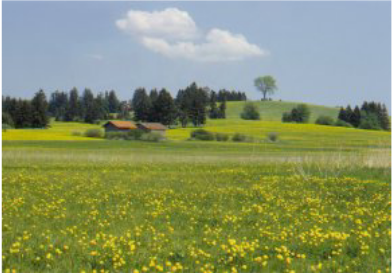
%> input picture Codes/image.png, 392 x 276 px
$ octave --eval "result = DepthMap('image.png');"   (GNU Octave 9; MATLAB toolbox functions it lacks are replaced by stand-ins)
%> lines starting %> are read from the running program, lines starting %| are printed output that depends on the picture
%> in DepthMap, im is the input picture: size 276x392x3 uint8; mean R, G, B 137, 147.6, 105.6
### Codes/Ms.m
function [Ims,Kms] = Ms(I,bandwidth)
%> called with bandwidth = 0.1

I = im2double(I);
X = reshape(I,size(I,1)*size(I,2),3);                                         % Color Features

[clustCent,point2cluster,clustMembsCell] = MeanShiftCluster(X',bandwidth);    % MeanShiftCluster
for i = 1:length(clustMembsCell)                                              % Replace Image Colors With Cluster Centers
    X(clustMembsCell{i},:) = repmat(clustCent(:,i)',size(clustMembsCell{i},2),1);
end

Ims = reshape(X,size(I,1),size(I,2),3);                                         % Segmented Image
Kms = length(clustMembsCell);

end

### Codes/MeanShiftCluster.m
function [clustCent,data2cluster,cluster2dataCell] = MeanShiftCluster(dataPts,bandWidth,plotFlag)
%> called with bandWidth = 0.1
% ---OUTPUT---
% clustCent         - is locations of cluster centers (numDim x numClust)
% data2cluster      - for every data point which cluster it belongs to (numPts)
% cluster2dataCell  - for every cluster which points are in it (numClust)
%

if nargin < 2
    error('no bandwidth specified')
end

if nargin < 3
    plotFlag = false;
end

%**** Initialize stuff ***
[numDim,numPts] = size(dataPts);
numClust        = 0;
bandSq          = bandWidth^2;
initPtInds      = 1:numPts;
maxPos          = max(dataPts,[],2);                          %biggest size in each dimension
%> maxPos = [1; 1; 1]
minPos          = min(dataPts,[],2);                          %smallest size in each dimension
%> minPos = [0.0118; 0.051; 0]
boundBox        = maxPos-minPos;                        %bounding box size
%> boundBox = [0.988; 0.949; 1]
sizeSpace       = norm(boundBox);                       %indicator of size of data space
%> sizeSpace = 1.7
stopThresh      = 1e-3*bandWidth;                       %when mean has converged
clustCent       = [];                                   %center of clust
beenVisitedFlag = zeros(1,numPts,'uint8');              %track if a points been seen already
numInitPts      = numPts;                               %number of points to posibaly use as initilization points
clusterVotes    = zeros(1,numPts,'uint16');             %used to resolve conflicts on cluster membership


while numInitPts

    tempInd         = ceil( (numInitPts-1e-6)*rand);        %pick a random seed point
    stInd           = initPtInds(tempInd);                  %use this point as start of mean
    myMean          = dataPts(:,stInd);                           % intilize mean to this points location
    myMembers       = [];                                   % points that will get added to this cluster
    thisClusterVotes    = zeros(1,numPts,'uint16');         %used to resolve conflicts on cluster membership

    while 1     %loop untill convergence

        sqDistToAll = sum((repmat(myMean,1,numPts) - dataPts).^2);    %dist squared from mean to all points still active
        inInds      = find(sqDistToAll < bandSq);               %points within bandWidth
        thisClusterVotes(inInds) = thisClusterVotes(inInds)+1;  %add a vote for all the in points belonging to this cluster


        myOldMean   = myMean;                                   %save the old mean
        myMean      = mean(dataPts(:,inInds),2);                %compute the new mean
        myMembers   = [myMembers inInds];                       %add any point within bandWidth to the cluster
        beenVisitedFlag(myMembers) = 1;                         %mark that these points have been visited

        %*** plot stuff ****
        if plotFlag
            figure(12345),clf,hold on
            if numDim == 2
                plot(dataPts(1,:),dataPts(2,:),'.')
                plot(dataPts(1,myMembers),dataPts(2,myMembers),'ys')
                plot(myMean(1),myMean(2),'go')
                plot(myOldMean(1),myOldMean(2),'rd')
                pause(.1)
            end
        end

        %**** if mean doesn't move much stop this cluster ***
        if norm(myMean-myOldMean) < stopThresh

            %check for merge posibilities
            mergeWith = 0;
            for cN = 1:numClust
                distToOther = norm(myMean-clustCent(:,cN));     %distance from posible new clust max to old clust max
                if distToOther < bandWidth/2                    %if its within bandwidth/2 merge new and old
                    mergeWith = cN;
                    break;
                end
            end


            if mergeWith > 0    % something to merge
                clustCent(:,mergeWith)       = 0.5*(myMean+clustCent(:,mergeWith));             %record the max as the mean of the two merged (I know biased twoards new ones)
                %clustMembsCell{mergeWith}    = unique([clustMembsCell{mergeWith} myMembers]);   %record which points inside
                clusterVotes(mergeWith,:)    = clusterVotes(mergeWith,:) + thisClusterVotes;    %add these votes to the merged cluster
            else    %its a new cluster
                numClust                    = numClust+1;                   %increment clusters
                clustCent(:,numClust)       = myMean;                       %record the mean
                %clustMembsCell{numClust}    = myMembers;                    %store my members
                clusterVotes(numClust,:)    = thisClusterVotes;
            end

            break;
        end

    end

    initPtInds      = find(beenVisitedFlag == 0);           %we can initialize with any of the points not yet visited
    numInitPts      = length(initPtInds);                   %number of active points in set

end
%> this loop made 59 passes
%> (stInd, numInitPts) on passes 2 to 9: (79107, 41020), (47573, 34931), (34641, 29018), (56944, 28434), (46748, 27101), (83787, 20376), (40064, 16311), (57679, 13181)
%> after the loop, clustCent = [0.626 0.473 0.2 0.483 1 0.538; 0.698 0.509 0.228 0.529 1 0.586; 0.784 0.169 0.197 0.535 1 0.604]; distToOther = 0.000161; mergeWith = 3; numClust = 6

[val,data2cluster] = max(clusterVotes,[],1);                %a point belongs to the cluster with the most votes

%*** If they want the cluster2data cell find it for them
if nargout > 2
    cluster2dataCell = cell(numClust,1);
%> cluster2dataCell = {[], [], [], [], [], []}
    for cN = 1:numClust
        myMembers = find(data2cluster == cN);
        cluster2dataCell{cN} = myMembers;
    end
%> this loop made 6 passes
%> after the loop, cluster2dataCell = 6 items
end

### Codes/VO.m
function [req_img,Yvp]= VO(type,temp_fin,image_name)
    [rows,columns]=size(temp_fin);
    Yvp=0;
    if type==0
        y=zeros(rows,1);
        for i=1:columns
           temp=find(temp_fin(:,i)==200|temp_fin(:,i)==255);
           if(isempty(temp))
            y(i)=rows-1;
           else
               y(i)=temp(1);
           end
        end
        Yvp=max(y);
        Xvp=round(columns/2);
        Yvp=round(Yvp);
        req_img=zeros(rows,columns);
        intensity=1;
        offset=(1-200/255)/(rows-Yvp);
        i=rows;
        while i>Yvp && i>1
            req_img(i,:)=intensity;
            intensity=intensity-offset;
            i=i-1;
        end
        req_img(1:Yvp,:) = 60/255;
    else
        req_img=geometric_depthMap(type,image_name);
    end
end

### Codes/geometric_depthMap.m
function [req_img]=geometric_depthMap(type,image_name)
Img =imread(image_name); %read the 2D image
% Img=Img1(:,20:end,:);
% Img=flip(Img1,2);
%Convert the image to Grayscale
I=rgb2gray(Img);

%Edge Detection
Ie=edge(I,'sobel');

%Hough Transform
[H,theta,rho] = hough(Ie);
% Finding the Hough peaks (number of peaks is set to 5)
P   = houghpeaks(H,20,'threshold',ceil(0.2*max(H(:))));
x = theta(P(:,2));
y = rho(P(:,1));

%Vanishing lines
lines = houghlines(I,theta,rho,P);
[rows, columns] = size(Ie);
%figure, imshow(~Ie);
% figure;
%hold on;
n=length(lines);
req=zeros((n*(n-1))/2,2);
k=1;
for i=1:n
    xy_1 = [lines(i).point1; lines(i).point2];
    for j=i+1:n
       xy_2 = [lines(j).point1; lines(j).point2];
       %intersection of two lines (the current line and the previous one)
       slopee = @(line) (line(2,2) - line(1,2))/(line(2,1) - line(1,1));
       m1 = slopee(xy_1);
       m2 = slopee(xy_2);
       intercept = @(line,m) line(1,2) - m*line(1,1);
       b1 = intercept(xy_1,m1);
       b2 = intercept(xy_2,m2);
       if m1~=m2
           xintersect = (b2-b1)/(m1-m2);
           yintersect = m1*xintersect + b1;
           req(k,1)=xintersect;
           req(k,2)=yintersect;
           k=k+1;
       end
     end
end
%finding maximum voted point
clusters=clusterdata(req,floor(size(req,1)/2));
c=find(clusters==mode(clusters));
Xvp=mean(req(c,1));
Yvp=mean(req(c,2));
%plot(Xvp,Yvp,'m.','markersize',10, 'Color', 'red');
% refined_lines=lines(c);
% xy_1 = zeros([2,2]);
len1=1;
len2=1;
len3=1;
len4=1;
s=struct;
for k = 1:length(lines)
   xy = [lines(k).point1; lines(k).point2];
   % Get the equation of the line
   x1 = xy(1,1);
   y1 = xy(1,2);
   x2 = xy(2,1);
   y2 = xy(2,2);

   slope = (y2-y1)/(x2-x1);
   xLeft = 1; % x is on the left edge.
   yLeft = slope * (xLeft - x1) + y1;
     P=(slope*(Xvp-x1)-Yvp+y1)/sqrt((slope^2+1));
   if(abs(P)>6||x1==x2)
    continue;
   end
%   plot([x1, x2], [y1, y2], 'LineWidth',1,'Color','blue');
   if 0<yLeft && yLeft<=rows
    s.yLeft(len1)=yLeft;
%     plot(xLeft,yLeft,'x','markersize',8,'Color','green');
    len1=len1+1;
   end
   xRight = columns; % x is on the right edge.
   yRight = slope * (xRight - x1) + y1;

   if 0<yRight && yRight<=rows
   s.yRight(len2)=yRight;
%     plot(xRight,yRight,'x','markersize',8,'Color','green');
    len2=len2+1;
   end


   slope = (x2-x1)/(y2-y1);
   yLeft = 1; % x is on the left edge.
   xLeft = slope * (yLeft - y1) + x1;
   if 0<xLeft && xLeft<=columns
    s.xLeft(len3)=xLeft;
%    plot(xLeft,yLeft,'x','markersize',8,'Color','green');
    len3=len3+1;
   end
   yRight = rows; % x is on the right edge.
   xRight = slope * (yRight - y1) + x1;

   if 0<xRight && xRight<=columns
    s.xRight(len4)=xRight;
%    plot(xRight,yRight,'o','markersize',8,'Color','green');
    len4=len4+1;
   end

end

if(~isfield(s, 'xLeft'))s.xLeft(1)=1;s.xLeft(2)=columns;end
if(~isfield(s, 'xRight'))s.xRight(1)=1;s.xRight(2)=columns;end
if(~isfield(s, 'yLeft'))s.yLeft(1)=1;s.yLeft(2)=rows;end
if(~isfield(s, 'yRight'))s.yRight(1)=1;s.yright(2)=rows;end
Xvp=round(Xvp);
Yvp=round(Yvp);
req_img=zeros(rows,columns);
if(Xvp<columns/2)
    intensity=1;
    offset=(1-60/255)/(columns-Xvp);
    i=columns;
    while i>Xvp && i>1
        req_img(:,i)=intensity;
        intensity=intensity-offset;
        i=i-1;
    end
    req_img(:,1:Xvp)=intensity;
%figure;imshow(req_img,[]);
end
if(Xvp>=columns/2)
    intensity=1;
    offset=(1-60/255)/(Xvp);
    i=1;
    while i<Xvp && i<=columns
        req_img(:,i)=intensity;
        intensity=intensity-offset;
        i=i+1;
    end
    req_img(:,Xvp:end)=intensity;
% figure;imshow(req_img,[]);
end

H=rows;W=columns;
if (Xvp>=W-1 && -((H-1)/(W-1)) * Xvp+H-1<Yvp<((H-1)/(W-1)) * Xvp )
    x1=1;
    y1=max(s.yLeft);
    [cx,cy,~]=improfile(~Ie,[x1 Xvp],[y1 Yvp]);
    cx=round(cx);
    cy=round(cy);
    intensity=1;
    offset=(1-60/255)/(size(cx,1)+rows-y1);
    i=rows;
    while i>y1
        req_img(i,:)=intensity;
        intensity=intensity-offset;
        i=i-1;
    end
    for i=1:size(cx,1)
        req_img(1:cy(i),cx(i))=intensity;
        req_img(cy(i),cx(i):end)=intensity;
        intensity=intensity-offset;
        if cx(i)>=columns
            break;
        end
    end
end
if (Xvp<=0 && (H-1/W-1) * Xvp<Yvp<-(H-1/W-1) * Xvp+H-1)
    x1=columns;
    y1=max(s.yRight);
    [cx,cy,~]=improfile(~Ie,[x1 Xvp],[y1 Yvp]);
    cx=round(cx);
    cy=round(cy);
    intensity=1;
    offset=(1-60/255)/(size(cx,1)+rows-y1);
    i=rows;
    while i>y1
        req_img(i,:)=intensity;
        intensity=intensity-offset;
        i=i-1;
    end
    for i=1:size(cx,1)
        req_img(1:cy(i),cx(i))=intensity;
        req_img(cy(i),1:cx(i))=intensity;
        intensity=intensity-offset;
        if cx(i)<=1
            break;
        end
    end
end

if 0<Xvp && Xvp<W-1 && 0<Yvp && Yvp<H-1 &&Xvp <=columns/2 && type==2
    intensity=0;
    offset=1/(rows-Yvp);
    x1=1;y1=max(s.yLeft);
    x2=max(s.xRight);y2=rows;
    slope1=(x1-Xvp)/(y1-Yvp);
    slope2=(x2-Xvp)/(y2-Yvp);
    for y=Yvp:rows
    xL1 = round(slope1 * (y - y1) + x1);
    if xL1<1
        xL1=1;end
    xL2 = round(slope2 * (y - y2) + x2);
    if xL2>=columns
        xL2=columns;end
    req_img(y,xL1:xL2)=intensity;
    intensity=intensity+offset;
    end


    x1=max(s.xRight);y1=rows;
    x2=max(s.xLeft);y2=1;
    slope1=(y1-Yvp)/(x1-Xvp);
    slope2=(y2-Yvp)/(x2-Xvp);
    intensity=0;
    offset=1/(columns-Xvp);
    for x=Xvp:columns
    yL1 = round(slope1 * (x - x1) + y1);
    if yL1>rows
        yL1=rows;end
    yL2 = round(slope2 * (x - x2) + y2);
    if yL2<1
        yL2=1;end
    req_img(yL2:yL1,x)=intensity;
    intensity=intensity+offset;
    end

    x1=1;y1=min(s.yLeft);
    x2=max(s.xLeft);y2=1;
    slope1=(x1-Xvp)/(y1-Yvp);
    slope2=(x2-Xvp)/(y2-Yvp);
    intensity=0;
    offset=1/(Yvp);
    y=Yvp;
    while y>=1
    xL1 = round(slope1 * (y - y1) + x1);
    if xL1<1
        xL1=1;end
    xL2 = round(slope2 * (y - y2) + x2);
    if yL2>columns
        yL2=columns;end
    req_img(y,xL1:xL2)=intensity;
    intensity=intensity+offset;
    y=y-1;
    end

    x1=1;y1=min(s.yLeft);
    x2=1;y2=max(s.yLeft);
    slope1=(y1-Yvp)/(x1-Xvp);
    slope2=(y2-Yvp)/(x2-Xvp);
    intensity=0;
    offset=1/(Xvp);
    x=Xvp;
    while x>=1
    yL1 = round(slope1 * (x - x1) + y1);
    if yL1<1
        yL1=1;end
    yL2 = round(slope2 * (x - x2) + y2);
    if yL2>rows
        yL2=rows;end
    req_img(yL1:yL2,x)=intensity;
    intensity=intensity+offset;
    x=x-1;
    end
end
if 0<Xvp && Xvp<W-1 && 0<Yvp && Yvp<H-1 && Xvp>columns/2 && type==2
    intensity=0;
    offset=1/(rows-Yvp);
    x1=min(s.xRight);y1=rows;
    x2=columns;y2=max(s.yRight);
    slope1=(x1-Xvp)/(y1-Yvp);
    slope2=(x2-Xvp)/(y2-Yvp);
    for y=Yvp:rows
    xL1 = round(slope1 * (y - y1) + x1);
    if xL1<1
        xL1=1;end
    xL2 = round(slope2 * (y - y2) + x2);
    if xL2>=columns
        xL2=columns;end
    req_img(y,xL1:xL2)=intensity;
    intensity=intensity+offset;
    end


    x1=columns;y1=max(s.yRight);
    x2=columns;y2=min(s.yRight);
    slope1=(y1-Yvp)/(x1-Xvp);
    slope2=(y2-Yvp)/(x2-Xvp);
    intensity=0;
    offset=1/(columns-Xvp);
    for x=Xvp:columns
    yL1 = round(slope1 * (x - x1) + y1);
    if yL1<1
        yL1=1;end
    yL2 = round(slope2 * (x - x2) + y2);
    if yL2>rows
        yL2=rows;end
    req_img(yL2:yL1,x)=intensity;
    intensity=intensity+offset;
    end

    x1=columns;y1=min(s.yRight);
    x2=min(s.xLeft);y2=1;
    slope1=(x1-Xvp)/(y1-Yvp);
    slope2=(x2-Xvp)/(y2-Yvp);
    intensity=0;
    offset=1/(columns-Xvp);
    y=Yvp;
    while y>=1
    xL1 = round(slope1 * (y - y1) + x1);
    if xL1>columns
        xL1=columns;end
    xL2 = round(slope2 * (y - y2) + x2);
    if xL2<1
        xL2=1;end
    req_img(y,xL2:xL1)=intensity;
    intensity=intensity+offset;
    y=y-1;
    end

    x1=min(s.xLeft);y1=1;
    x2=min(s.xRight);y2=rows;
    slope1=(y1-Yvp)/(x1-Xvp);
    slope2=(y2-Yvp)/(x2-Xvp);
    intensity=0;
    offset=1/(columns-Xvp);
    x=Xvp;
    while x>=1
    yL1 = round(slope1 * (x - x1) + y1);
    if yL1<1
        yL1=1;end
    yL2 = round(slope2 * (x - x2) + y2);
    if yL2>rows
        yL2=rows;end
    req_img(yL1:yL2,x)=intensity;
    intensity=intensity+offset;
    x=x-1;
    end
end
% figure;imshow(req_img);
% imwrite(req_img,'DM.jpg');
end

### Codes/DepthMap.m
function final_output = DepthMap(filename)
    %filename = 'samples/image1.jpg');
    im = imread(filename);

    % computing mean shift clustering
    [output,~] = Ms(im,0.1);
%> the loop in Ms, `for i = 1:length(clustMembsCell)` made 6 passes
%> in Ms, `Ims = reshape(X,size(I,1),size(I,2),3);`:
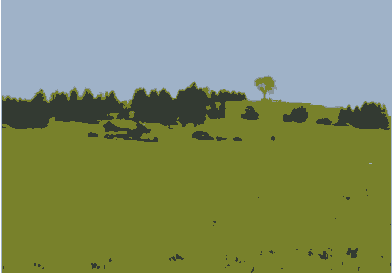
%> Ims: size 276x392x3 double; mean R, G, B 0.511, 0.559, 0.399
%> in Ms, `Kms = length(clustMembsCell);`: Kms = 6

     % finding hsv image
    output3 = rgb2hsv(output);
%> output3: size 276x392x3 double; mean H, S, V 0.336, 0.452, 0.589
    output=output.*255;
    output2 = output;

    % applying median filter on segmented image
    output2(:,:,1)= medfilt2(output(:,:,1),[5 5]);
    output2(:,:,2)= medfilt2(output(:,:,2),[5 5]);
    output2(:,:,3)= medfilt2(output(:,:,3),[5 5]);
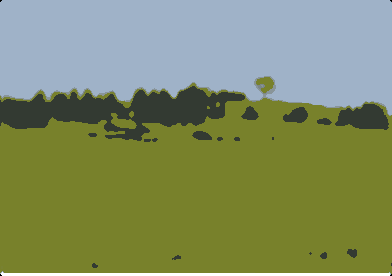
%> output2: size 276x392x3 double; mean R, G, B 130.1, 142.3, 100.8
    med = output2;
    img_hsv = (output3);
    [x,y,~] = size(output3);

    % region detection by color based rules
    % 1-- sky ; 2 -- far mountain ; 3 -- near mountain ; 4 -- land ;
    % 5 -- other

    fin_out = zeros(x,y);
    temp = zeros(x,y);
    for i = 1:x
        for j = 1:y
            if(img_hsv(i,j,3)>0.65 && (med(i,j,3)>=160 && med(i,j,3)<=255) && (med(i,j,2)>=70 && med(i,j,2)<=255) && (med(i,j,1)>=0) && (med(i,j,3)+15>=med(i,j,2) && med(i,j,3)+15>=med(i,j,1)))
                temp(i,j) = 1;
                fin_out(i,j) = 0;
            elseif(img_hsv(i,j,3)>0.1 && (med(i,j,3)>=20 && med(i,j,3)<=160) && (med(i,j,2)>=15 && med(i,j,2)<=255) && (med(i,j,1)>=0) && (med(i,j,3)>=med(i,j,2) && med(i,j,3)>=med(i,j,1)))
                temp(i,j) = 2;
                fin_out(i,j) = 60;
            elseif(img_hsv(i,j,3)>0.45 && ( med(i,j,3)<=100) && ( med(i,j,2)<=255) && (med(i,j,1)>=100) &&(med(i,j,1)>=med(i,j,3) && med(i,j,1)>=med(i,j,2)))
                temp(i,j) = 3;
                fin_out(i,j) = 120;
            elseif(img_hsv(i,j,3)>0.14 && img_hsv(i,j,3)<0.65 && (med(i,j,3)<=120) && ( med(i,j,2)<=120) && (med(i,j,1)<=120) &&(med(i,j,2)+10>=med(i,j,3) && med(i,j,2)+10>=med(i,j,1)))
                temp(i,j) = 3;
                fin_out(i,j) = 120;
            elseif(img_hsv(i,j,3)>0.4 && ( med(i,j,3)<=100) && ( med(i,j,2)<=255) && (med(i,j,1)<=200) &&(med(i,j,2)>=med(i,j,3) && med(i,j,2)>=med(i,j,1)))
                temp(i,j) = 4;
                fin_out(i,j) = 200;
            elseif(img_hsv(i,j,3)>0.4 && img_hsv(i,j,3)<0.8 && (med(i,j,1)>=80 && med(i,j,1)<=160) && (med(i,j,2)>=80 && med(i,j,2)<=160) && (med(i,j,3)>=80 && med(i,j,3)<=160))
                temp(i,j) = 2;
                fin_out(i,j) = 60;
            elseif(img_hsv(i,j,3)>0.6 && (med(i,j,1)>165 && med(i,j,1)<=200) && (med(i,j,2)>140 && med(i,j,2)<=190) && (med(i,j,3)>135 && med(i,j,3)<=180))
                temp(i,j) = 4;
                fin_out(i,j) = 200;
            else
                temp(i,j) = 5;
                fin_out(i,j) = 255;
            end
        end
    end
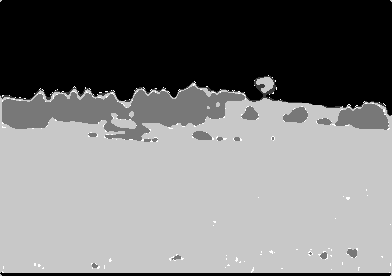
%> fin_out: size 276x392 double; min 0, max 255, mean 122.2


    % applying median filter to remove outliers.
    temp_fin = fin_out;
    temp_fin = medfilt2(fin_out,[5 5]);

    temp_label = zeros(x,y);


    for i = 1:x
        for j =1:y
            if(temp_fin(i,j) ==0)
                temp_label(i,j) = 1;
            elseif((temp_fin(i,j)==60) || (temp_fin(i,j)==120))
                temp_label(i,j)=2;
            elseif(temp_fin(i,j)==200)
                temp_label(i,j)=3;
            elseif(temp_fin(i,j)==255)
                temp_label(i,j)=4;
            end
        end
    end
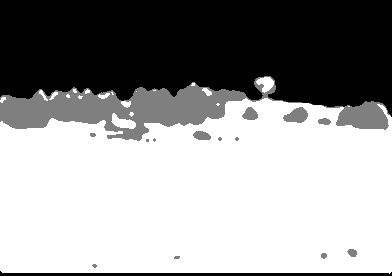
%> temp_label: size 276x392 double; min 1, max 3, mean 2.2; drawn with min black and max white

    % image classification into outdoor or indoor types.
    vals= 1:10:y;
    count = 0;
    count2=0;
    temp_col = 0;
    temp_cnt = 0;
    for j = 1:size(vals,2)
        flag=0;
        for i = 1:x
            if(i==1)
                if(temp_label(i,vals(1,j)) == 1)
                    temp_col = 1;
                    temp_cnt = 1;
                    continue;
                else
                    flag=1;
                    break;
                end
            elseif(i<x)
                if(temp_label(i,vals(1,j))==temp_col)
                    continue;
                elseif(temp_label(i,vals(1,j))>temp_col)
                    temp_cnt = temp_cnt+1;
                    temp_col = temp_label(i,vals(1,j));
                elseif(temp_label(i,vals(1,j))<temp_col)
                    temp_col = temp_label(i,vals(1,j));
                    temp_cnt = temp_cnt+1;
                end
            end
        end
        if(flag==0)
            count2=count2+1;
            if(temp_cnt<=5)
                count=count+1;
            end
        end
    end
%> after the loop, temp_cnt = 4; temp_col = 1
    % 0 -- outdoor without geometric elements , 1-- outdoor with geometric elements 2-- indoor

    if(count >= 0.65*size(vals,2))
        type=0;
    elseif(count2>=0.35*size(vals,2))
        type=1;
    else
        type = 2;
    end
    q_depthmap = temp_fin;

    disp(type);
    [g_depthmap,Yvp] = VO(type,q_depthmap,filename);
%> in geometric_depthMap, `I=rgb2gray(Img);`:
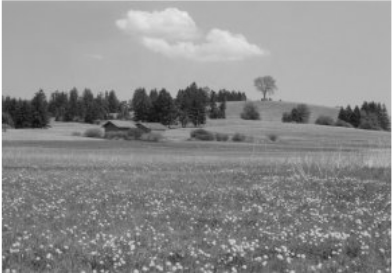
%> I: size 276x392 uint8; min 11, max 255, mean 139.7
%> in geometric_depthMap, `Ie=edge(I,'sobel');`:
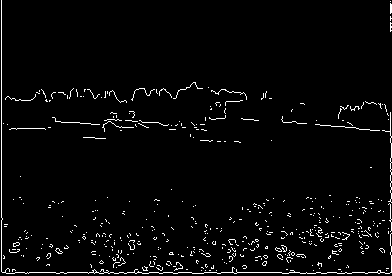
%> Ie: size 276x392 logical; 2.9% white in thin lines or dots
%> in geometric_depthMap, `[H,theta,rho] = hough(Ie);`:
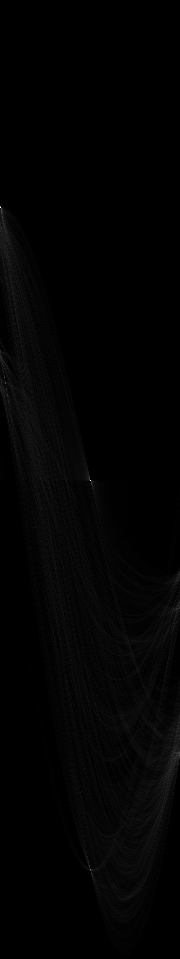
%> H: size 959x180 double; min 0, max 270, mean 3.3; drawn with min black and max white
%> in geometric_depthMap, `[H,theta,rho] = hough(Ie);`: theta = 180 values from -90 to 89; rho = 959 values from -479 to 479
%> in geometric_depthMap, `P   = houghpeaks(H,20,'threshold',ceil(0.2*max(H(:))));`: P = [481 91; 208 1; 870 91; 378 5; 390 7; 221 3; 754 177; 609 178]
%> in geometric_depthMap, `x = theta(P(:,2));`: x = [0 -90 0 -86 -84 -88 86 87]
%> in geometric_depthMap, `y = rho(P(:,1));`: y = [1 -272 390 -102 -90 -259 274 129]
%> in geometric_depthMap, `lines = houghlines(I,theta,rho,P);`: lines = 6 lines; point1 to point2 (x, y): (1, 91) to (392, 133), (1, 103) to (392, 131), (1, 260) to (392, 274), (1, 273) to (392, 273), (2, 1) to (2, 276), (391, 1) to (391, 276)
%> in geometric_depthMap, `n=length(lines);`: n = 6
%> the loop in geometric_depthMap, `for i=1:n` made 6 passes
%> xy_1 on passes 1 to 6: [2 1; 2 276], [1 273; 392 273], [391 1; 391 276], [1 103; 392 131], [1 91; 392 133], [1 260; 392 274]
%> after the loop in geometric_depthMap, `for i=1:n`: k = 15; req = 15 rows, first 12: [NaN NaN; NaN NaN; NaN NaN; NaN NaN; NaN NaN; 2374.9 273; 1695.3 273; 364.1 273; NaN NaN; NaN NaN; NaN NaN; 336.1 127]; xintersect = 2361; yintersect = 344.5
%> the run ends on the next line
    if(type==1)
        g_temp = g_depthmap.*255;
        final_output = g_temp;
        final_output(q_depthmap==0) = 0;
    elseif(type==0)
        final_output = g_depthmap;
        final_output(1:Yvp,:)=q_depthmap(1:Yvp,:)./255;
        final_output = final_output.*255;
    else
        final_output = g_depthmap.*255;
    end
    % plotting
    figure;
    subplot(1,3,1);
    imshow(uint8(fin_out));
    title('Qualitative depth map');
    subplot(1,3,2);
    imshow(med./255);
    title('segmented image');
    subplot(1,3,3);
    imshow(img_hsv);
    title('hsv image');

% [7 lines of commented-out code are left out]

    figure;
    subplot(2,2,1);
    imshow(im);
    title('Actual Image');
    subplot(2,2,2);
    imshow(uint8(q_depthmap));
    title('Qualitative Depthmap');
    subplot(2,2,3);
    imshow(g_depthmap);
    title('Geometric Depthmap');
    subplot(2,2,4);
    imshow(uint8(final_output));
    title('Final Depthmap');

end
